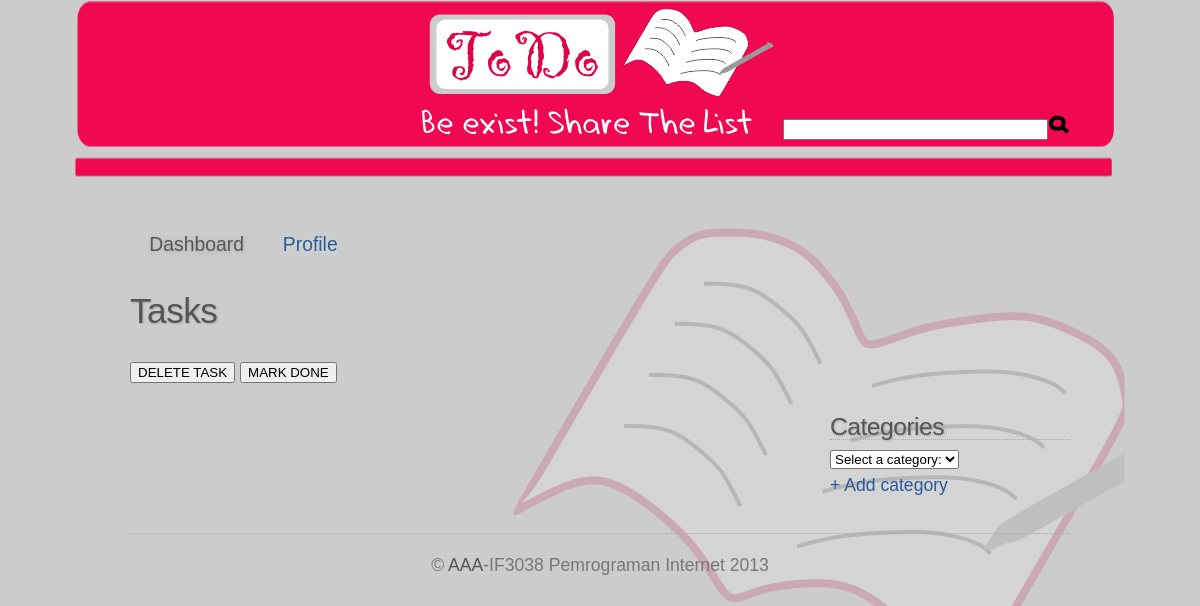
/dashboard.php, run on an earlier commit of the app's database.
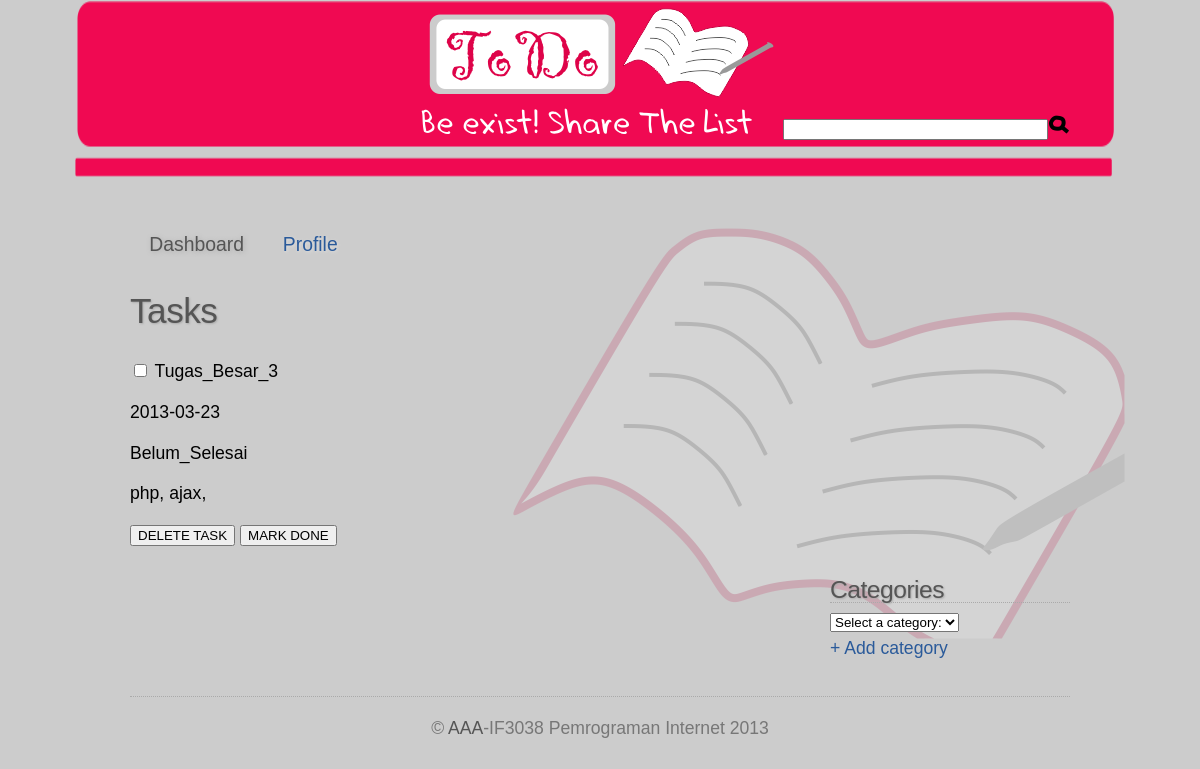
And on a later commit of the database.
### tables this page shows
CREATE TABLE IF NOT EXISTS `task` (
  `namaTask` varchar(50) NOT NULL,
  `deadline` date NOT NULL,
  `status` varchar(20) NOT NULL,
  `creatorTaskName` varchar(30) NOT NULL,
  `namaKategori` varchar(50) NOT NULL,
  `jumlahKomentar` int(11) NOT NULL,
  PRIMARY KEY (`namaTask`),
  KEY `namaKategori` (`namaKategori`),
  KEY `creatorTaskName` (`creatorTaskName`)
);

CREATE TABLE IF NOT EXISTS `tagging` (
  `namaTask` varchar(50) NOT NULL,
  `tag` varchar(50) NOT NULL,
  KEY `namaTask` (`namaTask`)
);

### dashboard.php (the view, shortened to what this page needs)
<!DOCTYPE html>
<html dir="ltr" lang="en-US">
<head>
	<link rel="stylesheet" type="text/css" media="all" href="css.css" />
</head>
<body>
<header>
<div id="tes">
<br></br>
<h1 id="logo"><a href="dashboard.html"><img src="images/logo2.png"/></a>
<input name="search" size="30" type="text" maxlength="20"><img src="images/search-icon.png"/>
</div>
</header>
<div id="page" >
	<header id="branding">
		<nav id="access" role="navigation">
		<ul class="menu">
			<li class="menu-item current_page_item"><a href="dashboard.php">Dashboard</a></li>
			<li class="menu-item"><a href="profil.php">Profile</a></li>
		</ul>
		</nav>
	</header>
	<div id="main">
		<div id="primary">
				<div id="content" role="main">
					<article class="post">
						<header class="entry-header">
							<h1 class="entry-title">Tasks</h1>
						</header>
					</article>
				<div id="tasklist">
					<article class="post">
					<div class="entry-content">
					<form action="dashboard.php" method="post">
					<?php
							$con= connectDatabase();
							$result = mysqli_query($con,"SELECT * FROM task");
							while($row = mysqli_fetch_array($result))
							  {
								$namatask=$row[0];
								$deadline=$row[1];
								$status=$row[2];
							?>
							<input name ="data" type="checkbox" value="<?php echo $namatask;?>">
							<?php
							echo $namatask;
							echo $deadline;
							echo $status;
							$result2 = mysqli_query($con,"SELECT tag FROM tagging WHERE namaTask = '".$namatask."'");
							while($row2 = mysqli_fetch_array($result2)){
								$tag=$row2[0];
								echo $tag;
								echo ", ";
							}
							  }
							?>
							<input type="submit" name="btnsubmit" value="DELETE TASK">
							<input type="submit" name="btnsubmit" value="MARK DONE">
							</form>
				</div>
				</div>
				</div>
		</div>
		<div id="secondary" class="widget-area">
			<aside class="widget">
			<h1 class="widget-title">Categories</h1>
					<form>
						<select name="category" onchange="showUser(this.value)">
						<option value="">Select a category:</option>
						</select>
					</form>
				<div class="nav-previous"><a href="#openModal">+ Add category</a>
				</div>
			</aside>
		</div>
		<footer id="colophon">
			<div id="site-generator">
				<p>&copy; <a href="#">AAA</a>-IF3038 Pemrograman Internet 2013 <br />
				</p>
			</div>
		</footer>
	</div>
</div>
</body>
</html>

What changed in the data, as far as the page shows it:
added task: namaTask "Tugas_Besar_3", deadline "2013-03-23", status "Belum_Selesai"
added tagging: tag "php"
added tagging: tag "ajax"
